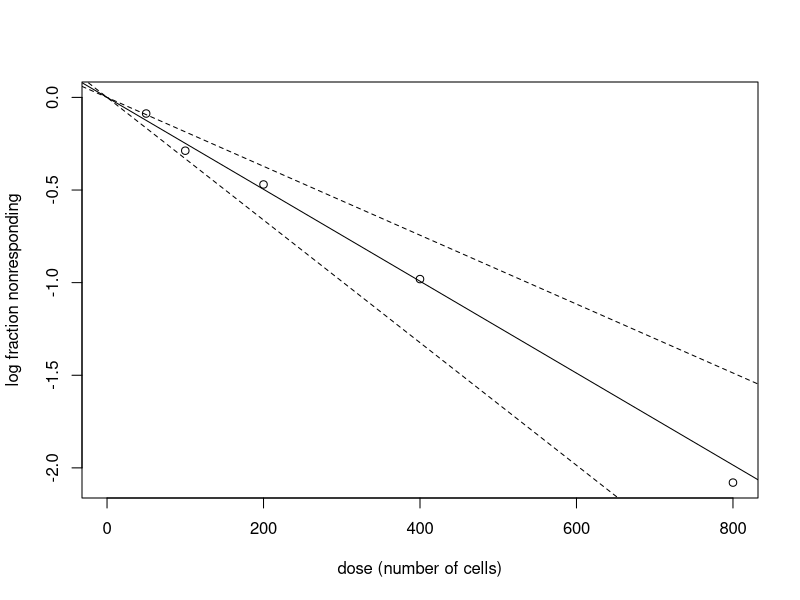

Source code (R):
library(statmod)


### Name: elda
### Title: Extreme Limiting Dilution Analysis
### Aliases: elda limdil limdil.class eldaOneGroup
### Keywords: regression

### ** Examples

# When there is one group
Dose <- c(50,100,200,400,800)
Responses <- c(2,6,9,15,21)
Tested <- c(24,24,24,24,24)
out <- elda(Responses,Dose,Tested,test.unit.slope=TRUE)
out
plot(out)

# When there are four groups
Dose <- c(30000,20000,4000,500,30000,20000,4000,500,30000,20000,4000,500,30000,20000,4000,500)
Responses <- c(2,3,2,1,6,5,6,1,2,3,4,2,6,6,6,1)
Tested <- c(6,6,6,6,6,6,6,6,6,6,6,6,6,6,6,6)
Group <- c(1,1,1,1,2,2,2,2,3,3,3,3,4,4,4,4)
elda(Responses,Dose,Tested,Group,test.unit.slope=TRUE)
